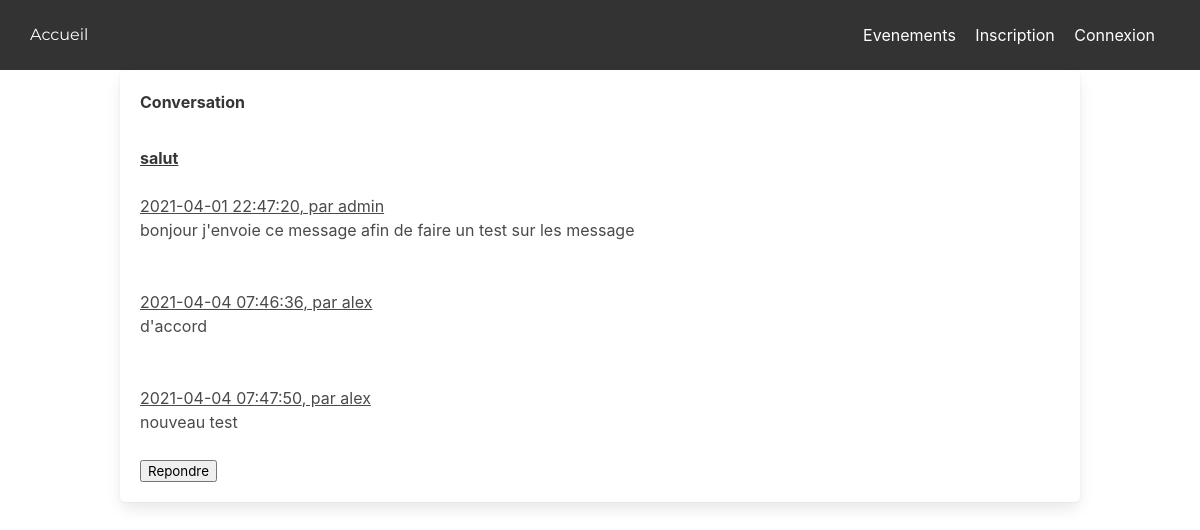
Page /mail.php?idmail=1 on the committed database.
### tables this page shows
CREATE TABLE IF NOT EXISTS `message` (
  `id` int(11) NOT NULL AUTO_INCREMENT,
  `objet` varchar(50) DEFAULT NULL,
  `description` varchar(500) DEFAULT NULL,
  `destinataire` int(11) NOT NULL,
  `expediteur` int(11) NOT NULL,
  `date` varchar(50) DEFAULT NULL,
  `reponse` int(11) DEFAULT NULL,
  `lu` char(1) DEFAULT '1',
  PRIMARY KEY (`id`),
  KEY `FK_destinataire` (`destinataire`),
  KEY `FK_expediteur` (`expediteur`),
  KEY `FK_reponse` (`reponse`)
  );

CREATE TABLE IF NOT EXISTS `user` (
  `id` int(11) NOT NULL AUTO_INCREMENT,
  `username` varchar(255) NOT NULL,
  `password` varchar(255) NOT NULL,
  `email` varchar(255) NOT NULL,
  `signup_date` int(10) NOT NULL,
  `lien_portfolio` varchar(300) DEFAULT NULL,
  `statut_admin` tinyint(1) DEFAULT NULL,
  PRIMARY KEY (`id`)
);

### mail.php (the view, shortened to what this page needs)
    <?php
    require_once('interface.php');
    $id = $_GET['idmail'];
    ?>
    <body>
        <div class="block">
            <div class="container">
                <div class="box">
                    <h3 class='label'>Conversation</h3><br/>
                    <?php
                    do{
                    $req = mysqli_query($link, 'select * from message where id = "'.$id.'"');
                    $ligne = mysqli_fetch_array($req);
                    $idrep = $ligne['reponse'];
                    $expediteur = $ligne['expediteur'];
                    $req = mysqli_query($link, 'select username from user where id = "'.$expediteur.'"');
                    $expe = mysqli_fetch_array($req);
                    ?>
                        <h1><?php echo '<label class=\'label\'>','<U>',$ligne['objet'],'</U>','</label>'?></h1>
                        <br/>
                        <h3><?php echo '<U>', date("Y-m-d H:i:s", $ligne['date'])?>, par <?php echo $expe['username']?></U></h3>
                        <p><?php echo $ligne['description']?></p>
                        <br/>
                    <?php
                    if($idrep != null ){
                        $id = $idrep;
                    }
                    } while($idrep != null)
                    ?>
                    <?php
                    if(isset($_POST['reponse'])){
                        echo $_POST['reponse'];
                        echo '<form action="mail.php?idmail='.$_GET['idmail'].'"method="post">'
                        ?>
                            <input type="hidden" name="destinataire" value="<?php echo $expediteur?>">
                            <input type="hidden" name="idreponse" value="<?php echo $id?>" >
                            <br/>
                            <label class="label" for="description">Contenu du message :</label>
                            <input class="input" type="text" name="description" placeholder="Ecriver votre message" required> <br/>
                            <input type="submit" value="envoyer">
                        </form>
                    <?php
                    }
                    else{
                        echo '<form action="mail.php?idmail='.$_GET['idmail'].'"method="post">'
                    ?>
                        <input type="submit" value="Repondre">
                    </form>
                        <?php
                    }
                    ?>
                </div>
            </div>
        </div>
    </body>
</html>

### css/style.css (style rules this page uses)
body { height: 100%; }

### rows in the picture
message: objet "salut", date "2021-04-01 22:47:20", user.username "admin", description "bonjour j'envoie ce message afin de faire un test sur les message"
message: date "2021-04-04 07:46:36", user.username "alex", description "d'accord"
message: date "2021-04-04 07:47:50", user.username "alex", description "nouveau test"
